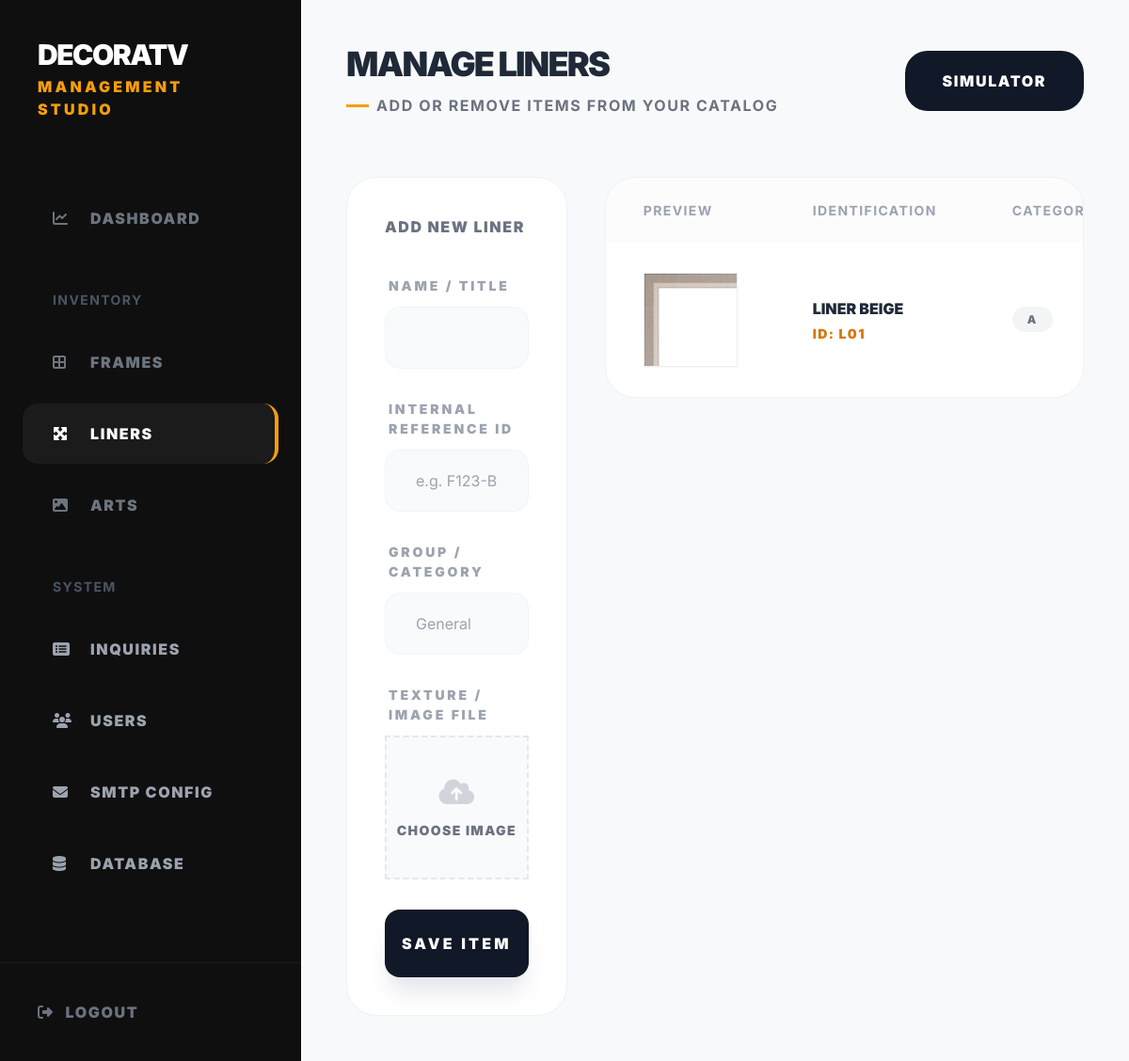
The app's page /admin/inventory.php?type=liner (signed in), older data.
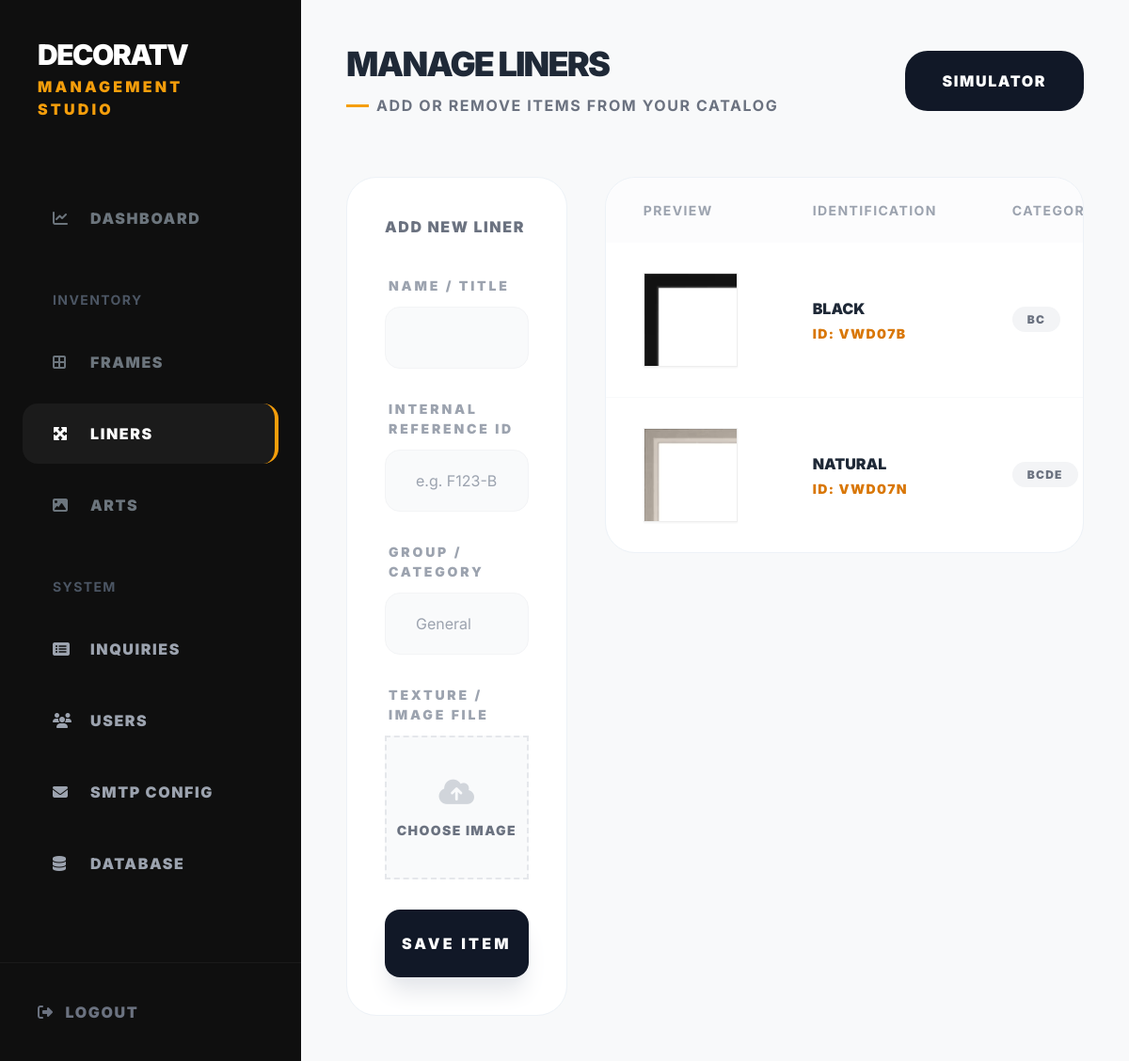
The same page, newer data.
### tables this page shows
CREATE TABLE materials (
    id INTEGER PRIMARY KEY AUTOINCREMENT,
    type TEXT NOT NULL, -- 'frame', 'liner', 'art'
    name TEXT NOT NULL,
    image_path TEXT NOT NULL,
    artist TEXT DEFAULT NULL, -- only for 'art'
    group_name TEXT DEFAULT 'General',
    internal_id TEXT UNIQUE NOT NULL, -- The ID from the user (campo ID)
    created_at DATETIME DEFAULT CURRENT_TIMESTAMP
);

### admin/inventory.php (the view, shortened to what this page needs)
<?php
$pdo = get_db_connection();
$type = $_GET['type'] ?? 'frame';
$editItem = null;
$stmt = $pdo->prepare("SELECT * FROM materials WHERE type = ? ORDER BY created_at DESC");
$stmt->execute([$type]);
$items = $stmt->fetchAll();
?>
<!DOCTYPE html>
<html lang="en">
<head>
    <script src="https://cdn.tailwindcss.com"></script>
    <link rel="stylesheet" href="https://cdnjs.cloudflare.com/ajax/libs/font-awesome/6.4.0/css/all.min.css">
</head>
<body class="flex min-h-screen text-gray-800">
    <aside class="sidebar w-80 flex-shrink-0 flex flex-col hidden md:flex">
        <div class="p-10">
            <h1 class="text-white text-3xl font-black uppercase tracking-tighter">DecoraTV</h1>
            <p class="text-[16px] text-amber-500 font-black uppercase tracking-[0.2em] mt-1">Management Studio</p>
        </div>
        <nav class="flex-1 mt-8 px-6 space-y-3">
            <a href="index.php" class="sidebar-link flex items-center gap-4 px-8 py-5 rounded-2xl text-[16px] font-black uppercase tracking-widest">
                <i class="fa-solid fa-chart-line w-6"></i> Dashboard
            </a>
            <p class="text-[14px] text-gray-600 font-bold uppercase tracking-widest px-8 pt-8 pb-3">Inventory</p>
            <a href="inventory.php?type=frame" class="sidebar-link <?php echo $type==='frame'?'active':''; ?> flex items-center gap-4 px-8 py-5 rounded-2xl text-[16px] font-black uppercase tracking-widest">
                <i class="fa-solid fa-border-all w-6"></i> Frames
            </a>
            <a href="inventory.php?type=liner" class="sidebar-link <?php echo $type==='liner'?'active':''; ?> flex items-center gap-4 px-8 py-5 rounded-2xl text-[16px] font-black uppercase tracking-widest">
                <i class="fa-solid fa-maximize w-6"></i> Liners
            </a>
            <a href="inventory.php?type=art" class="sidebar-link <?php echo $type==='art'?'active':''; ?> flex items-center gap-4 px-8 py-5 rounded-2xl text-[16px] font-black uppercase tracking-widest">
                <i class="fa-solid fa-image w-6"></i> Arts
            </a>
            <p class="text-[14px] text-gray-600 font-bold uppercase tracking-widest px-8 pt-8 pb-3">System</p>
            <a href="inquiries.php" class="sidebar-link flex items-center gap-4 px-8 py-5 rounded-2xl text-[16px] font-black uppercase tracking-widest text-gray-400">
                <i class="fa-solid fa-rectangle-list w-6"></i> Inquiries
            </a>
            <a href="users.php" class="sidebar-link flex items-center gap-4 px-8 py-5 rounded-2xl text-[16px] font-black uppercase tracking-widest text-gray-400">
                <i class="fa-solid fa-users w-6"></i> Users
            </a>
            <a href="settings.php" class="sidebar-link flex items-center gap-4 px-8 py-5 rounded-2xl text-[16px] font-black uppercase tracking-widest text-gray-400">
                <i class="fa-solid fa-envelope w-6"></i> SMTP Config
            </a>
            <a href="database.php" class="sidebar-link flex items-center gap-4 px-8 py-5 rounded-2xl text-[16px] font-black uppercase tracking-widest text-gray-400">
                <i class="fa-solid fa-database w-6"></i> Database
            </a>
        </nav>
        <div class="p-10 border-t border-white/5">
            <a href="logout.php" class="text-gray-500 hover:text-red-400 text-[16px] font-black uppercase tracking-widest transition-colors flex items-center gap-3">
                <i class="fa-solid fa-right-from-bracket"></i> Logout
            </a>
        </div>
    </aside>
    <main class="flex-1 p-6 md:p-12 overflow-y-auto">
        <header class="flex flex-col md:flex-row md:items-center justify-between gap-8 mb-16">
            <div>
                <h2 class="text-4xl font-black uppercase tracking-tighter">Manage <?php echo ucfirst($type); ?>s</h2>
                <div class="flex items-center gap-2 mt-3">
                    <div class="h-[3px] w-6 bg-amber-500"></div>
                    <p class="text-[16px] text-gray-500 font-bold uppercase tracking-widest">Add or Remove Items from your Catalog</p>
                </div>
            </div>
            <a href="../" target="_blank" class="bg-gray-900 text-white px-10 py-5 rounded-3xl text-[16px] font-black uppercase tracking-widest hover:bg-amber-600 transition-all flex items-center gap-3">
                 Simulator
            </a>
        </header>
        <div class="grid grid-cols-1 lg:grid-cols-3 gap-10">
            <div class="lg:col-span-1">
                <div class="bg-white card p-10 sticky top-10">
                    <div class="flex items-center justify-between mb-10">
                        <h3 class="text-[16px] font-black uppercase tracking-widest text-gray-500"><?php echo $editItem ? 'Edit' : 'Add New'; ?> <?php echo ucfirst($type); ?></h3>
                    </div>
                    <form method="POST" enctype="multipart/form-data" class="space-y-8">
                        <div>
                            <label class="block text-[14px] font-black uppercase tracking-[0.2em] text-gray-400 mb-3 ml-1">Name / Title</label>
                            <input type="text" name="name" id="nameInput" value="<?php echo $editItem ? htmlspecialchars($editItem['name']) : ''; ?>" required class="w-full bg-gray-50 border border-gray-100 rounded-2xl px-8 py-5 text-[16px] focus:outline-none focus:border-amber-500/50 transition-all">
                        </div>
                        <div>
                            <label class="block text-[14px] font-black uppercase tracking-[0.2em] text-gray-400 mb-3 ml-1">Internal Reference ID</label>
                            <input type="text" name="internal_id" id="internalIdInput" value="<?php echo $editItem ? htmlspecialchars($editItem['internal_id']) : ''; ?>" placeholder="e.g. F123-B" required class="w-full bg-gray-50 border border-gray-100 rounded-2xl px-8 py-5 text-[16px] focus:outline-none focus:border-amber-500/50 transition-all">
                        </div>
                        <div>
                            <label class="block text-[14px] font-black uppercase tracking-[0.2em] text-gray-400 mb-3 ml-1">Group / Category</label>
                            <input type="text" name="group_name" value="<?php echo $editItem ? htmlspecialchars($editItem['group_name']) : ''; ?>" placeholder="General" class="w-full bg-gray-50 border border-gray-100 rounded-2xl px-8 py-5 text-[16px] focus:outline-none focus:border-amber-500/50 transition-all">
                        </div>
                        <div>
                            <label class="block text-[14px] font-black uppercase tracking-[0.2em] text-gray-400 mb-3 ml-1">Texture / Image File <?php echo $editItem ? '(Optional)' : ''; ?></label>
                            <div id="dropzone" class="relative w-full <?php echo $type==='art'?'ratio-art':'ratio-square'; ?> bg-gray-50 border-2 border-dashed border-gray-200 flex items-center justify-center group hover:border-amber-300 transition-all cursor-pointer overflow-hidden">
                                <div id="upload-prompt" class="text-center <?php echo $editItem ? 'hidden' : ''; ?>">
                                    <i class="fa-solid fa-cloud-arrow-up text-gray-300 group-hover:text-amber-500 text-3xl mb-3"></i>
                                    <p class="text-[14px] font-black text-gray-500 uppercase tracking-widest">Choose Image</p>
                                </div>
                            </div>
                        </div>
                        <button type="submit" class="w-full bg-gray-900 text-white py-6 rounded-2xl font-black uppercase tracking-[0.2em] text-[16px] shadow-xl hover:bg-amber-600 transition-all shadow-gray-200">
                            <?php echo $editItem ? 'Update' : 'Save'; ?> Item
                        </button>
                    </form>
                </div>
            </div>
            <div class="lg:col-span-2">
                <div class="bg-white card overflow-hidden">
                    <div class="overflow-x-auto">
                        <table class="w-full text-left">
                            <thead class="bg-gray-50/50 text-[14px] text-gray-400 font-black uppercase tracking-widest">
                                <tr>
                                    <th class="px-10 py-6">Preview</th>
                                    <th class="px-10 py-6">Identification</th>
                                    <th class="px-10 py-6">Category</th>
                                </tr>
                            </thead>
                            <tbody class="divide-y divide-gray-50 text-[11px]">
                                <?php if (empty($items)): ?>
                                    <tr>
                                        <td colspan="4" class="px-10 py-20 text-center text-gray-500 italic uppercase font-bold tracking-[0.2em]">The collection is currently empty</td>
                                    </tr>
                                <?php else: foreach ($items as $item): ?>
                                    <tr class="hover:bg-gray-50/50 transition-colors">
                                        <td class="px-10 py-8">
                                            <div class="img-preview-container group shadow-sm">
                                                <img src="../<?php echo $item['image_path']; ?>" class="<?php echo $item['type']==='art'?'img-preview-full':'img-preview-zoom'; ?>" alt="Preview">
                                            </div>
                                        </td>
                                        <td class="px-10 py-8">
                                            <p class="text-[16px] font-black text-gray-800 uppercase"><?php echo htmlspecialchars($item['name']); ?></p>
                                            <p class="text-[14px] font-black text-amber-600 uppercase tracking-widest mt-1">ID: <?php echo htmlspecialchars($item['internal_id']); ?></p>
                                        </td>
                                        <td class="px-10 py-8">
                                            <span class="bg-gray-100 text-gray-500 px-4 py-1.5 rounded-full text-[12px] font-black uppercase tracking-widest">
                                                <?php echo htmlspecialchars($item['group_name']); ?>
                                            </span>
                                        </td>
                                    </tr>
                                <?php endforeach; endif; ?>
                            </tbody>
                        </table>
                    </div>
                </div>
            </div>
        </div>
    </main>
</body>
</html>

### admin/inventory.php (style rules this page uses)
body { font-family: 'Inter', sans-serif; background-color: #f8f9fa; }
.sidebar { background-color: #0f0f0f; }
.sidebar-link { transition: all 0.3s; color: #6c757d; }
.sidebar-link:hover, .sidebar-link.active { color: #fff; background: rgba(255, 255, 255, 0.05); }
.sidebar-link.active { border-right: 4px solid #f59e0b; }
.card { border-radius: 2rem; border: 1px solid #edf2f7; }
.img-preview-container { width: 100px; height: 100px; border-radius: 0; border: 1px solid #eee; overflow: hidden; position: relative; background: #f9f9f9; }
.img-preview-zoom { width: 500%; height: auto; max-width: none; object-fit: cover; object-position: top left; position: absolute; top: 0; left: 0; }
.ratio-square { aspect-ratio: 1 / 1; }

Row changes from the older to the newer data that the page shows:
added materials: image_path (picture), name "BLACK", internal "VWD07B", group_name "BC"
changed materials: image_path: a different picture; name "LINER BEIGE" → "NATURAL"; internal "L01" → "VWD07N"; group_name "A" → "BCDE"
